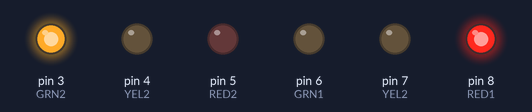
This sketch was run on a simulated Arduino Uno, built with avr-gcc and run on an emulated ATmega328P. On the bench: output pins drawn as LEDs (lit = HIGH).

Above: at 1.5 s.
At 3.5 s:
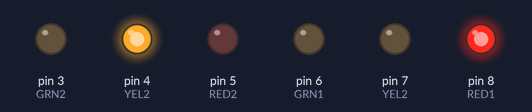
At 5.5 s:
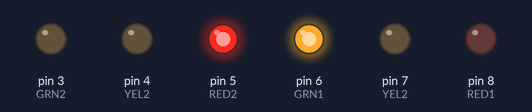
At 7.5 s:
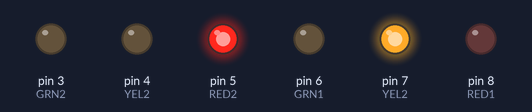
Timing chart, 0 to 10.4 s (numbered marks = the images above):
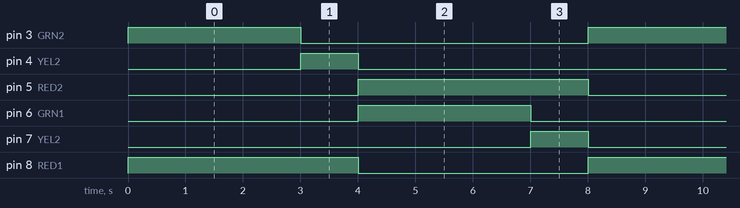

The sketch:

SEMAFOROS_v3_1_Pablo.ino
```cpp
/*
***************************************************************************************
*                               CURSO ARDUINO SCEU - UTN.BA                           *
*                                                                                     *
*                                TP 1: SEMAFORO - 04.10.16                            *
*                                     Ing. Pablo Sualdo                               *
*                                            v3.1                                     *
*       El objetivo es realizar una transición simplificada de luces de semaforo      *
*                                 en dos esquinas (1) y (2)                           *
*                                                                                     *
***************************************************************************************
*/

// Definicion de constantes:

const int paso = 3000;
const int trans = 1000;


void setup() {

  pinMode(8,OUTPUT);  //RED1
  pinMode(7,OUTPUT);  //YEL2
  pinMode(6,OUTPUT);  //GRN1
  pinMode(5,OUTPUT);  //RED2
  pinMode(4,OUTPUT);  //YEL2
  pinMode(3,OUTPUT);  //GRN2

}

void loop() {
  // put your main code here, to run repeatedly:

  digitalWrite(8,HIGH); //PRENDO ROJO1
  digitalWrite(3,HIGH); //PRENDO VERDE2
  delay(paso);          //Retardo de paso
  digitalWrite(4,HIGH); //PRENDO AMARILLO2
  digitalWrite(3,LOW);  //APAGO VERDE2
  delay(trans);          //Retardo de transicion
  digitalWrite(8,LOW);  //APAGO ROJO1
  digitalWrite(5,HIGH); //PRENDO ROJO2
  digitalWrite(6,HIGH); //PRENDO VERDE1
  digitalWrite(4,LOW);  //APAGO AMARILLO2
  delay(paso);          //Retardo de paso
  digitalWrite(6,LOW);  //APAGO VERDE1
  digitalWrite(7,HIGH); //PRENDO AMARILLO1
  delay(trans);          //Retardo de transicion
  digitalWrite(7,LOW);  //APAGO AMARILLO2
  digitalWrite(5,LOW);  //APAGO ROJO2
}
```

Measured:
- by itself, pin 3 (GRN2), pin 6 (GRN1): alternates HIGH for 3.0 s and LOW for 5.0 s
- by itself, pin 4 (YEL2), pin 7 (YEL2): alternates HIGH for 1.0 s and LOW for 7.0 s
- by itself, pin 5 (RED2), pin 8 (RED1): alternates HIGH for 4.0 s and LOW for 4.0 s
